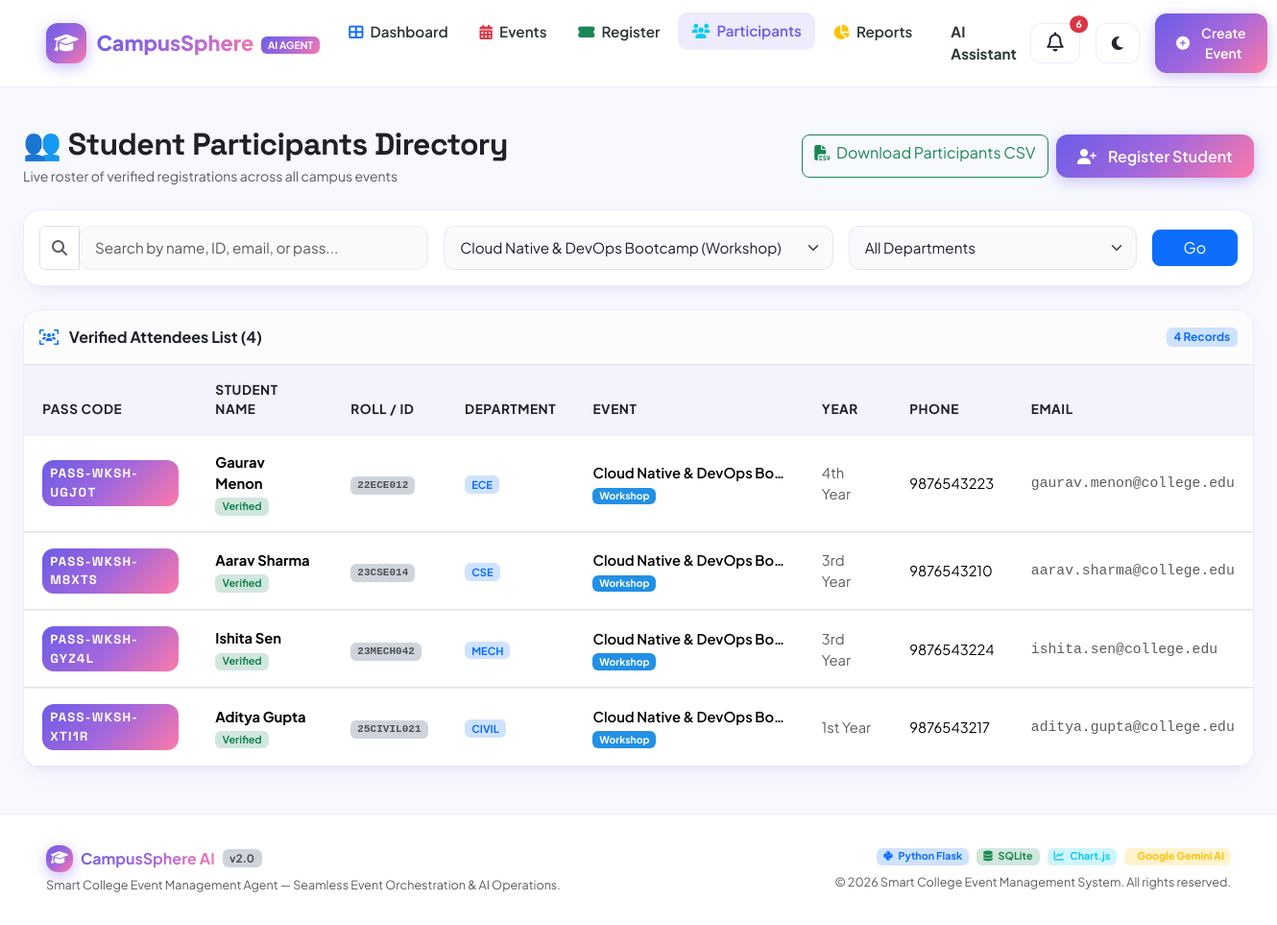
The app's page /participants?event_id=7 with its own data.
### tables this page shows
CREATE TABLE registrations (
        id INTEGER PRIMARY KEY AUTOINCREMENT,
        event_id INTEGER NOT NULL,
        student_name TEXT NOT NULL,
        student_email TEXT NOT NULL,
        student_id TEXT NOT NULL,
        department TEXT NOT NULL,
        phone TEXT,
        year_of_study TEXT,
        ticket_code TEXT UNIQUE NOT NULL,
        registration_date TIMESTAMP DEFAULT CURRENT_TIMESTAMP,
        FOREIGN KEY (event_id) REFERENCES events (id) ON DELETE CASCADE,
        UNIQUE(event_id, student_email),
        UNIQUE(event_id, student_id)
    );

CREATE TABLE events (
        id INTEGER PRIMARY KEY AUTOINCREMENT,
        title TEXT NOT NULL,
        category TEXT NOT NULL CHECK(category IN ('Technical', 'Cultural', 'Sports', 'Workshop', 'Seminar')),
        description TEXT NOT NULL,
        event_date TEXT NOT NULL,
        event_time TEXT NOT NULL,
        venue TEXT NOT NULL,
        poster_url TEXT,
        capacity INTEGER DEFAULT 100,
        organizer TEXT,
        status TEXT DEFAULT 'upcoming' CHECK(status IN ('upcoming', 'completed', 'cancelled')),
        created_at TIMESTAMP DEFAULT CURRENT_TIMESTAMP
    );

### app.py (the view)
@app.route('/participants')
def participants():
    event_id = request.args.get('event_id')
    department = request.args.get('department', 'All')
    search = request.args.get('search', '')
    all_events = database.get_all_events()
    participants_list = database.get_all_participants(event_id=event_id, department=department, search=search)
    return render_template('participants.html', participants=participants_list, events=all_events,
                           selected_event=event_id, selected_dept=department, search=search)

### app.py (called while the page is built)
@app.context_processor
def inject_global_data():
    try:
        conn = database.get_db()
        cursor = conn.cursor()
        cursor.execute("SELECT * FROM notifications ORDER BY created_at DESC LIMIT 5")
        recent_notifs = [dict(row) for row in cursor.fetchall()]
        cursor.execute("SELECT COUNT(*) as unread FROM notifications WHERE is_read = 0")
        unread_count = cursor.fetchone()['unread']
        conn.close()
    except Exception:
        recent_notifs = []
        unread_count = 0
    return {
        'recent_notifs': recent_notifs,
        'unread_notifs_count': unread_count,
        'categories': ['Technical', 'Cultural', 'Sports', 'Workshop', 'Seminar'],
        'current_year': datetime.now().year
    }

### database.py (called while the page is built)
def get_db():
    conn = sqlite3.connect(DB_PATH)
    conn.row_factory = sqlite3.Row
    conn.execute("PRAGMA foreign_keys = ON")
    return conn

### templates/participants.html (shortened to what this page needs)
{% extends 'base.html' %}
{% block content %}
<div class="container-fluid px-lg-4 py-4">
    <div class="d-flex flex-wrap justify-content-between align-items-center gap-3 mb-4">
        <div>
            <h2 class="fw-bold mb-1">👥 Student Participants Directory</h2>
            <p class="text-muted small mb-0">Live roster of verified registrations across all campus events</p>
        </div>
        <div class="d-flex gap-2">
            <a href="{{ url_for('export_participants_csv', event_id=selected_event) }}" class="btn btn-outline-success rounded-3">
                <i class="fas fa-file-csv me-1"></i> Download Participants CSV
            </a>
            <a href="{{ url_for('register') }}" class="btn btn-gradient">
                <i class="fas fa-user-plus me-1"></i> Register Student
            </a>
        </div>
    </div>
    <div class="custom-card mb-4 p-3">
        <form method="GET" action="{{ url_for('participants') }}" class="row g-3 align-items-center">
            <div class="col-lg-4 col-md-6">
                <div class="input-group">
                    <span class="input-group-text bg-transparent"><i class="fas fa-search text-muted"></i></span>
                    <input type="text" name="search" class="form-control" placeholder="Search by name, ID, email, or pass..." value="{{ search }}">
                </div>
            </div>
            <div class="col-lg-4 col-md-6">
                <select name="event_id" class="form-select" onchange="this.form.submit()">
                    {% for ev in events %}
                    <option value="{{ ev.id }}" {% if selected_event|string == ev.id|string %}selected{% endif %}>
                        {{ ev.title }} ({{ ev.category }})
                    </option>
                    {% endfor %}
                </select>
            </div>
            <div class="col-lg-3 col-md-6">
                <select name="department" class="form-select" onchange="this.form.submit()">
                    <option value="All" {% if selected_dept == 'All' %}selected{% endif %}>All Departments</option>
                </select>
            </div>
            <div class="col-lg-1 col-md-6 text-end">
                <button type="submit" class="btn btn-primary w-100 rounded-3">Go</button>
            </div>
        </form>
    </div>
    <div class="custom-card p-0 overflow-hidden mb-4">
        <div class="p-3 border-bottom d-flex justify-content-between align-items-center bg-light-subtle">
            <span class="fw-bold fs-6">
                <i class="fas fa-users-viewfinder text-primary me-2"></i> Verified Attendees List ({{ participants|length }})
            </span>
            <span class="badge bg-primary-subtle text-primary">{{ participants|length }} Records</span>
        </div>
        {% if participants %}
        <div class="table-responsive">
            <table class="table custom-table mb-0 align-middle">
                <thead>
                    <tr>
                        <th>Pass Code</th>
                        <th>Student Name</th>
                        <th>Roll / ID</th>
                        <th>Department</th>
                        <th>Event</th>
                        <th>Year</th>
                        <th>Phone</th>
                        <th>Email</th>
                    </tr>
                </thead>
                <tbody>
                    {% for p in participants %}
                    <tr>
                        <td>
                            <span class="ticket-code-badge py-1 px-2" style="font-size: 0.82rem;">{{ p.ticket_code }}</span>
                        </td>
                        <td>
                            <div class="fw-bold">{{ p.student_name }}</div>
                            <span class="badge bg-success-subtle text-success" style="font-size: 0.68rem;">Verified</span>
                        </td>
                        <td>
                            <span class="badge bg-dark-subtle text-muted font-monospace">{{ p.student_id }}</span>
                        </td>
                        <td>
                            <span class="badge bg-primary-subtle text-primary">{{ p.department }}</span>
                        </td>
                        <td>
                            <div class="fw-semibold text-truncate" style="max-width: 200px;" title="{{ p.event_title }}">
                                {{ p.event_title }}
                            </div>
                            <span class="badge badge-{{ p.event_category|lower }}" style="font-size: 0.65rem;">{{ p.event_category }}</span>
                        </td>
                        <td class="small text-muted">{{ p.year_of_study or 'N/A' }}</td>
                        <td class="small">{{ p.phone or 'N/A' }}</td>
                        <td class="small text-muted font-monospace">{{ p.student_email }}</td>
                    </tr>
                    {% endfor %}
                </tbody>
            </table>
        </div>
        {% endif %}
    </div>
</div>
{% endblock %}

### static/css/style.css (style rules this page uses)
:root { --primary-gradient: linear-gradient(135deg, #6C5CE7 0%, #A367DC 50%, #FD79A8 100%); --secondary-gradient: linear-gradient(135deg, #0984E3 0%, #6C5CE7 100%); --accent-pink: #FD79A8; --accent-purple: #6C5CE7; --accent-blue: #0984E3; --accent-cyan: #00CEC9; --accent-amber: #FDCB6E; --accent-emerald: #00B894; --bg-body: #F8F9FE; --bg-surface: #FFFFFF; --bg-surface-elevated: #FFFFFF; --bg-glass: rgba(255, 255, 255, 0.85); --border-color: rgba(108, 92, 231, 0.12); --border-light: rgba(0, 0, 0, 0.06); --text-main: #1E202A; --text-muted: #64748B; --text-inverse: #FFFFFF; --card-shadow: 0 10px 25px -5px rgba(108, 92, 231, 0.08), 0 8px 10px -6px rgba(0, 0, 0, 0.04); --card-shadow-hover: 0 20px 35px -5px rgba(108, 92, 231, 0.18), 0 10px 15px -5px rgba(0, 0, 0, 0.06); --navbar-bg: rgba(255, 255, 255, 0.92); --nav-text: #2D3436; --input-bg: #F8FAFC; }
* { box-sizing: border-box; margin: 0; padding: 0; transition: background-color 0.25s ease, border-color 0.25s ease, color 0.25s ease; }
body { font-family: 'Plus Jakarta Sans', -apple-system, BlinkMacSystemFont, 'Segoe UI', Roboto, sans-serif; background-color: var(--bg-body); color: var(--text-main); min-height: 100vh; display: flex; flex-direction: column; overflow-x: hidden; }
h1, h2, h3, h4, h5, h6, .brand-font { font-family: 'Space Grotesk', sans-serif; font-weight: 700; letter-spacing: -0.02em; }
a { text-decoration: none; color: inherit; }
.btn-gradient { background: var(--primary-gradient); color: white !important; border: none; font-weight: 600; padding: 0.65rem 1.4rem; border-radius: 12px; box-shadow: 0 4px 15px rgba(108, 92, 231, 0.35); transition: all 0.25s ease; display: inline-flex; align-items: center; justify-content: center; gap: 0.5rem; }
.custom-card { background-color: var(--bg-surface); border: 1px solid var(--border-color); border-radius: 18px; box-shadow: var(--card-shadow); padding: 1.5rem; transition: all 0.3s cubic-bezier(0.165, 0.84, 0.44, 1); position: relative; overflow: hidden; }
.badge-workshop { background: rgba(9, 132, 227, 0.9); color: #FFFFFF; }
.ticket-code-badge { font-family: 'Space Grotesk', monospace; font-size: 1.2rem; font-weight: 800; letter-spacing: 0.1em; background: var(--primary-gradient); color: white; padding: 0.5rem 1.2rem; border-radius: 12px; display: inline-block; }
.form-control, .form-select { background-color: var(--input-bg) !important; color: var(--text-main) !important; border: 1px solid var(--border-color) !important; border-radius: 12px !important; padding: 0.65rem 1rem !important; font-size: 0.95rem !important; transition: all 0.2s ease !important; }
.custom-table { width: 100%; color: var(--text-main); border-collapse: separate; border-spacing: 0; }
.custom-table th { background: rgba(108, 92, 231, 0.08); color: var(--text-main); font-weight: 700; font-size: 0.85rem; text-transform: uppercase; letter-spacing: 0.04em; padding: 1rem 1.2rem; border: none; }
.custom-table td { padding: 1rem 1.2rem; border-top: 1px solid var(--border-light); font-size: 0.92rem; vertical-align: middle; }

### records on screen
registrations: ticket_code "PASS-WKSH-UGJ0T", student_name "Gaurav Menon", student_id "22ECE012", department "ECE", event_title "Cloud Native & DevOps Bo…", event_category "Workshop", year_of_study "4th Year", phone "9876543223", student_email "gaurav.menon@college.edu"
registrations: ticket_code "PASS-WKSH-M8XTS", student_name "Aarav Sharma", student_id "23CSE014", department "CSE", event_title "Cloud Native & DevOps Bo…", event_category "Workshop", year_of_study "3rd Year", phone "9876543210", student_email "aarav.sharma@college.edu"
registrations: ticket_code "PASS-WKSH-GYZ4L", student_name "Ishita Sen", student_id "23MECH042", department "MECH", event_title "Cloud Native & DevOps Bo…", event_category "Workshop", year_of_study "3rd Year", phone "9876543224", student_email "ishita.sen@college.edu"
registrations: ticket_code "PASS-WKSH-XTI1R", student_name "Aditya Gupta", student_id "25CIVIL021", department "CIVIL", event_title "Cloud Native & DevOps Bo…", event_category "Workshop", year_of_study "1st Year", phone "9876543217", student_email "aditya.gupta@college.edu"

### other values on screen
{{ unread_notifs_count }} "6"
{{ participants|length }} "4"
form field event_id "Cloud Native & DevOps Bootcamp (Workshop)"
